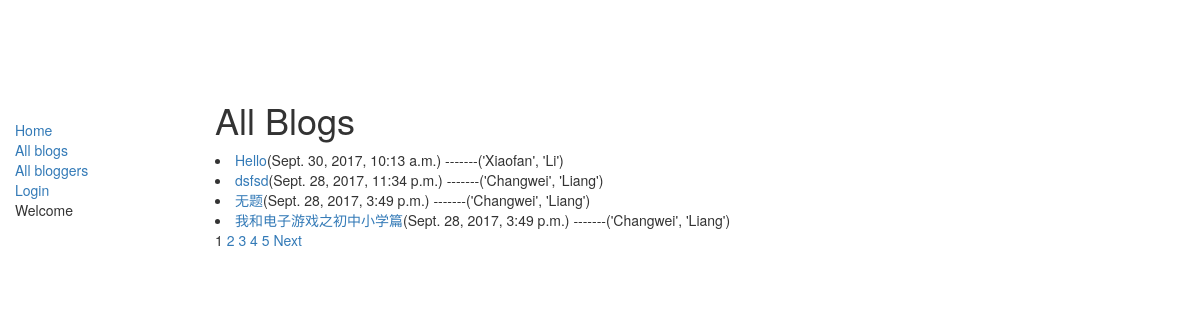
The page / on the database its author committed.
### blog/models.py (models this page shows, shortened)
class MyPost(models.Model):
    author = models.ForeignKey(settings.AUTH_USER_MODEL, on_delete=models.CASCADE)
    title = models.CharField(max_length=100)
    content = models.TextField(blank=True)
    tags = models.CharField(max_length=20, null=True, blank=True)
    published_time = models.DateTimeField(default=timezone.now)
    created_time = models.DateTimeField(default=timezone.now)
    is_draft = models.BooleanField(default=False)
    class Meta:
        ordering = ['published_time']

### my_auth/models.py (models this page shows)
class User(models.AbstractUser):
    pass

### blog/views.py (the view)
# urls.py: url(r'^$', views.HomePage.as_view(), name='homepage'),
class HomePage(ListView):
    model = models.MyPost
    template_name = 'blog/homepage.html'
    paginate_by = 4
    context_object_name = 'blog_list'
    def get_queryset(self):
        return models.MyPost.objects.all().order_by('-published_time')
    def get_context_data(self, **kwargs):
        context = super(ListView, self).get_context_data(**kwargs)
        queryset = self.get_queryset()
        paginator, page, queryset, is_paginated = self.paginate_queryset(queryset, self.get_paginate_by(queryset))
        context = my_paginator_style(paginator, page, context, pages_num_2b_shown=5)
        return context

### blog/templatetags/blog_tag.py (called while the page is built)
@register.simple_tag
def real_name_or_username(blog):
    if blog.author.first_name and blog.author.last_name:
        return format_html('%s' % blog.author.first_name), format_html(blog.author.last_name)
    else:
        return blog.author.username

### blog/utils.py (called while the page is built, shortened)
def my_paginator_style(paginator, page, context, pages_num_2b_shown):
    context['multiple_page_series_to_show'] = 0
    return context

### blog/templates/blog/homepage.html (shortened to what this page needs)
{% extends 'blog/base.html' %}
{% load blog_tag %}
{% block content %}
<h1>All Blogs</h1>
{% if blog_list %}
    {% for blog in blog_list %}
        <li><a href="{% url 'blog:blog_detail' blog.id %}">{{ blog.title }}</a>({{ blog.published_time }})
            -------{% real_name_or_username blog %}</li>
    {% endfor %}
{% else %}
    <p>No blogs are found</p>
{% endif %}
{% if is_paginated %}
    {% if multiple_page_series_to_show %}
        {% if page_obj.has_previous %}
            <a href="?page={{ page_obj.previous_page_number }}">Previous</a>
        {% endif %}
        {% for i in page_number_to_be_show %}
            {% if page_obj.number == i %}
                {{ i }}
            {% else %}
                <a href="?page={{ page_number }}">{{ i }}</a>
            {% endif %}
        {% endfor %}
        {% if page_obj.has_next %}
            <a href="?page={{ page_obj.next_page_number }}">Next</a>
        {% endif %}
    {% else %}
        {% for page_number in paginator.page_range %}
            {% if page_obj.number == page_number %}
                {{ page_number }}
            {% else %}
                <a href="?page={{ page_number }}">{{ page_number }}</a>
            {% endif %}
        {% endfor %}
        {% if page_obj.has_next %}
            <a href="?page={{ page_obj.next_page_number }}">Next</a>
        {% endif %}
    {% endif %}
{% endif %}
{% endblock %}

### rows shown on the page
MyPost: title "Hello", published_time "Sept. 30, 2017, 10:13 a.m.", author.last_name "('Xiaofan', 'Li')"
MyPost: title "dsfsd", published_time "Sept. 28, 2017, 11:34 p.m.", author.last_name "('Changwei', 'Liang')"
MyPost: title "无题", published_time "Sept. 28, 2017, 3:49 p.m.", author.last_name "('Changwei', 'Liang')"
MyPost: title "我和电子游戏之初中小学篇", published_time "Sept. 28, 2017, 3:49 p.m.", author.last_name "('Changwei', 'Liang')"

### other values the page prints
{{ page_number }} "1"
{{ page_number }} "2" "3" "4" "5"
